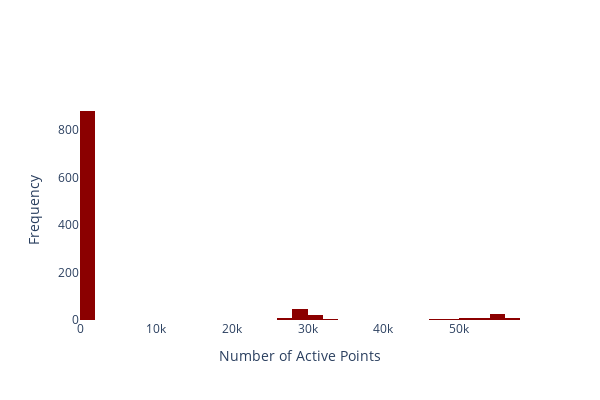

The notebook cell saved with this chart:
### Code cell
# plot histogram of frequencies
fig = go.Figure()
fig.add_trace(go.Histogram(x=freqs, marker=dict(color='darkred')))
fig.update_layout({'plot_bgcolor': 'rgba(255, 255, 255, 1)',})
fig.update_xaxes(title_text='Number of Active Points')
fig.update_yaxes(title_text='Frequency')
fig.update_layout(width=600, height=400, autosize=False)
fig.show()

### Figure 1 — Plotly figure (JSON) as saved in the notebook; plotly's stock layout.template omitted (floating-point values rounded to 4 significant figures; data arrays with more than 128 entries replaced by an {"elided": "..."} marker saying what was removed)
{"data": [{"marker": {"color": "darkred"}, "type": "histogram", "x": {"elided": "1024 int values"}}], "layout": {"autosize": false, "height": 400, "plot_bgcolor": "rgba(255, 255, 255, 1)", "width": 600, "xaxis": {"title": {"text": "Number of Active Points"}}, "yaxis": {"title": {"text": "Frequency"}}}}
